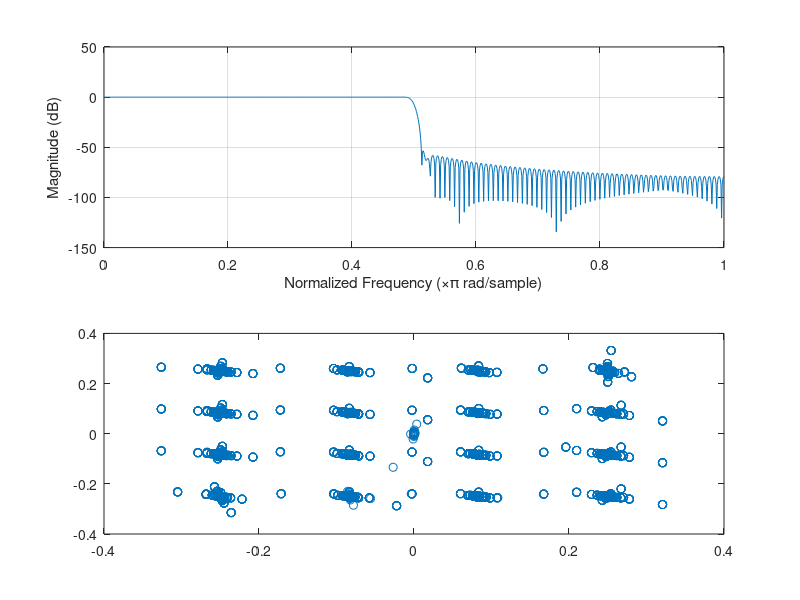

Recreate this plot in MATLAB.
clear all;
clear global;

pkg load signal;

function retval = decode_sym(sym)
  if(sym > 0.2 && sym < 0.4) retval = 3;
  elseif(sym > 0 && sym < 0.2) retval = 2;
  elseif(sym < 0 && sym > -0.2) retval = 1;
  elseif(sym < 0.2 && sym > -0.4) retval = 0;
  else retval = 0;
  endif
endfunction


os_rate = 5;
fc = 100e3;
wc = 2 * pi * fc;
fs = fc * os_rate;
sampling_interval = 1 / fs;

runtime = 0.010;
% start : step : end
timebase = sampling_interval : sampling_interval : runtime;

sincarrier = sin(timebase * wc);
coscarrier = cos(timebase * wc);

% 10kSym/s
datarate = 10e3;

num_symbols = runtime * datarate;
num_symbols
% Send increasing symbols
data = zeros(num_symbols, 1);
% Create symbols bounded 0 - 15 for 4x4 constellation
for n = 1:num_symbols
  data(n) = mod(n,16);
endfor

I = ones(size(timebase));
Q = ones(size(timebase));

size(I)

time_per_sym = length(timebase) / num_symbols;

m = 1;
for n = 1:length(timebase)
  I(n) = bitshift(data(m), -2) * I(n);
  Q(n) = bitand(0x03, data(m)) * Q(n);
  if(mod(n, time_per_sym) == 0)
    m = m + 1;
  endif
endfor
printf("M = %d\n",m);

I = I ./ 3;
I = I - 0.5;
Q = Q ./ 3;
Q = Q - 0.5;

IF_I = I .* sincarrier;
IF_Q = Q .* coscarrier;

RFOUT = IF_I + IF_Q;

%plot(RFOUT);

IF_I = RFOUT .* sincarrier;
IF_Q = RFOUT .* coscarrier;

%subplot(1,1,1,"align");
%plot(IF_I);
%title("IF_I");
%subplot(1,1,2,"align");
%plot(IF_Q);
%title("IF_Q");

lpftaps = fir1(256, 0.5);
freqz(lpftaps);

DEMOD_I = filter(lpftaps, 1, IF_I);
DEMOD_Q = filter(lpftaps, 1, IF_Q);

plot(DEMOD_Q, DEMOD_I, "o");

rxdat = zeros(1, num_symbols);

m = 1;
for n = 1:length(timebase)
  if(mod(n, time_per_sym) == time_per_sym / 2)
    di = decode_sym(DEMOD_I(n));
    dq = decode_sym(DEMOD_Q(n));
    %printf("val: %f %f\tDecoded: %d %d\n", DEMOD_I(n), DEMOD_Q(n), di, dq);
    rxdat(m) = bitor( bitshift(di, 2) , dq);
    m = m + 1;
  endif
endfor

matches = nnz(rxdat == data);
pctmatch = (matches / num_symbols) * 100;

printf("%d Symbol Matches out of %d sent, a %f success rate!\n", matches, num_symbols, pctmatch);


